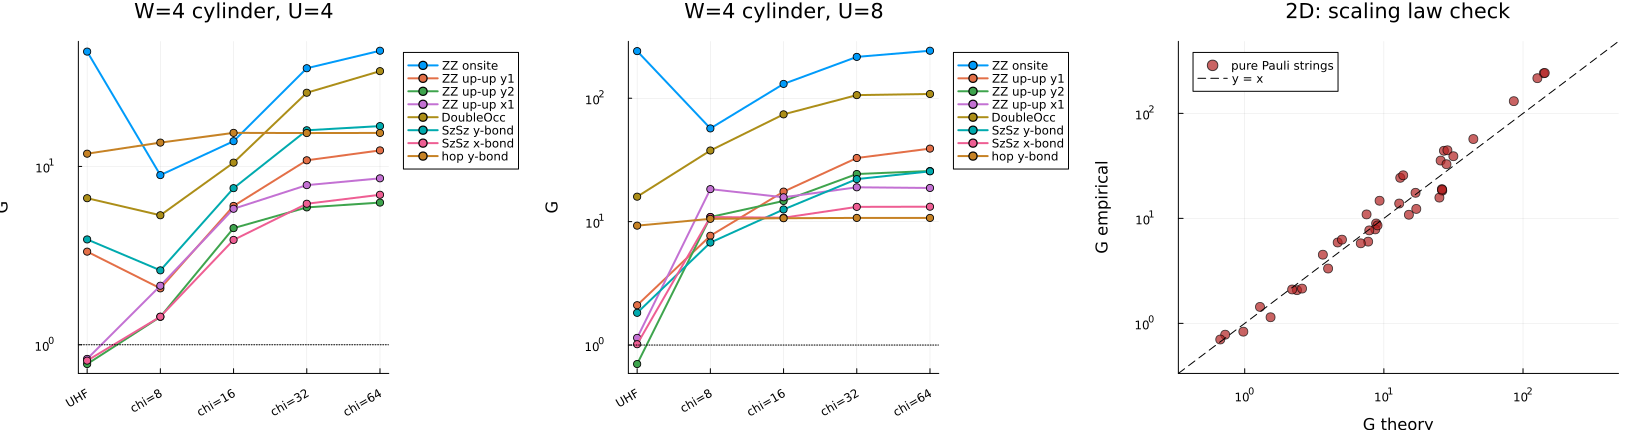

Recreate this plot in Julia.
# ============================================================
# CRMシャドウの2D拡張 (W=4 ハバードシリンダー, UHF prior vs 切断MPS prior)
#
# 問い:
#  (1) 「局所利得は prior の局所誤差 Δ だけで決まる」法則は2Dでも成立するか
#  (2) 2Dで安価な prior (UHF平均場, O(N³)) は χ制限MPS prior にどこまで匹敵するか
#
# 設計:
#  - 4 x Lx シリンダー (y周期, x開放), スネークJW順序 site s=(x-1)W+y,
#    qubit qup(s)=2s-1, qdn(s)=2s
#  - 参照状態 ρ: DMRG chi=192 (固定参照。完全収束基底状態である必要はない)
#  - prior: (a) ρの切断MPS chi=8..64, (b) UHF (Néel初期値の自己無撞着平均場)
#  - ★UHF prior の厳密古典側は Wick の定理で閉形式:
#      <Z_q> = 1-2n_q
#      <Z_q Z_q'> = (1-2n)(1-2n') - 4C_{ss'}²  (同スピン; 異スピンは積)
#      <(XZX+YZY)/2> = 2 C_{ss'}               (JW隣接ボンド)
#    → MPS化不要。局所Pauliの prior 側は基底一致 × 3^|A| <P>_σ のみ
#  - 検証: U=0 で DMRGエネルギー vs 厳密自由フェルミオン、
#    Wick期待値 vs DMRG期待値 (ハミルトニアン/JW/C行列/Wick式を一括検証)
#  - 観測量は中央サイト周りの連続窓 (~10 qubits) に配置し窓サンプリング
#
# 実行方法:
#  JULIA_LOAD_PATH="@:@v#.#:@stdlib" julia --project=Hubbard_MPS_Env_v2 crm_2d_cylinder.jl
# ============================================================

using ITensors, ITensorMPS
using LinearAlgebra
using Statistics
using Printf
using Random

# ------------------------------------------------------------
# 0. 格子
# ------------------------------------------------------------
const W  = 4
const LX = 8
sidx(x, y) = (x - 1) * W + y
qup(s) = 2s - 1
qdn(s) = 2s

# シリンダーのボンドリスト (site index ペア)
function cyl_edges(Lx, W)
    edges = Tuple{Int,Int}[]
    for x in 1:Lx, y in 1:W
        s = sidx(x, y)
        x < Lx && push!(edges, (s, sidx(x+1, y)))
        push!(edges, (s, sidx(x, y == W ? 1 : y + 1)))
    end
    return edges
end

# ------------------------------------------------------------
# 1. DMRG参照状態
# ------------------------------------------------------------
function hubbard_cyl_mpo(sites, Lx, W, t, U, mu)
    os = OpSum()
    for (s, s2) in cyl_edges(Lx, W)
        for (qa, qb) in ((qup(s), qup(s2)), (qdn(s), qdn(s2)))
            os += -t, "Cdag", qa, "C", qb
            os += -t, "Cdag", qb, "C", qa
        end
    end
    for s in 1:Lx*W
        os += U, "N", qup(s), "N", qdn(s)
        os += -mu, "N", qup(s)
        os += -mu, "N", qdn(s)
    end
    return MPO(os, sites)
end

function ground_state_cyl(Lx, W, t, U, mu; chi_max=192, nsweeps=10)
    N = 2 * Lx * W
    sites = siteinds("Fermion", N; conserve_qns=true)
    H = hubbard_cyl_mpo(sites, Lx, W, t, U, mu)
    # Néel初期状態: (x+y)偶 -> up占有, 奇 -> dn占有
    init = fill("Emp", N)
    for x in 1:Lx, y in 1:W
        s = sidx(x, y)
        init[iseven(x + y) ? qup(s) : qdn(s)] = "Occ"
    end
    ψ0 = productMPS(sites, init)
    maxdims = min.(chi_max, [20, 50, 100, 150, chi_max, chi_max, chi_max, chi_max, chi_max, chi_max])[1:nsweeps]
    noise = [1e-6, 1e-6, 1e-7, 1e-8, 1e-9, 0, 0, 0, 0, 0][1:nsweeps]
    E, ψ = dmrg(H, ψ0; nsweeps, maxdim=maxdims, cutoff=1e-9, noise, outputlevel=1)
    return E, ψ
end

# ------------------------------------------------------------
# 2. UHF平均場 + Wick期待値
# ------------------------------------------------------------
function hopping_matrix(Lx, W, t)
    n = Lx * W
    T = zeros(n, n)
    for (s, s2) in cyl_edges(Lx, W)
        T[s, s2] = T[s2, s] = -t
    end
    return T
end

function solve_uhf(Lx, W, t, U; Nup, Ndn, iters=800, tol=1e-10)
    n = Lx * W
    T = hopping_matrix(Lx, W, t)
    nup = zeros(n); ndn = zeros(n)
    for x in 1:Lx, y in 1:W
        s = sidx(x, y)
        nup[s] = 0.5 + 0.4 * (-1)^(x + y)
        ndn[s] = 0.5 - 0.4 * (-1)^(x + y)
    end
    nup .*= Nup / sum(nup); ndn .*= Ndn / sum(ndn)
    local Fu, Fd
    for it in 1:iters
        Fu = eigen(Symmetric(T + diagm(U .* ndn)))
        Fd = eigen(Symmetric(T + diagm(U .* nup)))
        new_up = vec(sum(abs2, Fu.vectors[:, 1:Nup]; dims=2))
        new_dn = vec(sum(abs2, Fd.vectors[:, 1:Ndn]; dims=2))
        if max(maximum(abs.(new_up .- nup)), maximum(abs.(new_dn .- ndn))) < tol
            nup, ndn = new_up, new_dn
            break
        end
        nup = 0.5 .* new_up .+ 0.5 .* nup
        ndn = 0.5 .* new_dn .+ 0.5 .* ndn
    end
    Φu = Fu.vectors[:, 1:Nup]; Φd = Fd.vectors[:, 1:Ndn]
    Cu = Φu * Φu'; Cd = Φd * Φd'
    E = tr(T * Cu) + tr(T * Cd) + U * sum(diag(Cu) .* diag(Cd))
    return (nup=diag(Cu), ndn=diag(Cd), Cu=Cu, Cd=Cd, E=E)
end

site_spin(q) = (div(q + 1, 2), isodd(q) ? 1 : 2)   # spin 1=up, 2=dn

# 1つのPauli項のUHF期待値 (Wickの定理; 本スクリプトの観測量クラスのみ対応)
function wick_term(sup::Vector{Tuple{Int,Int}}, uhf)
    isempty(sup) && return 1.0
    ps = [a for (_, a) in sup]
    if all(==(3), ps)
        ss = [site_spin(q) for (q, _) in sup]
        nval(s, σ) = σ == 1 ? uhf.nup[s] : uhf.ndn[s]
        if length(ss) == 1
            (s, σ) = ss[1]
            return 1 - 2nval(s, σ)
        elseif length(ss) == 2
            (s1, σ1), (s2, σ2) = ss
            z = (1 - 2nval(s1, σ1)) * (1 - 2nval(s2, σ2))
            if σ1 == σ2
                Cm = σ1 == 1 ? uhf.Cu : uhf.Cd
                return z - 4 * Cm[s1, s2]^2
            else
                return z
            end
        end
        error("wick_term: unsupported Z-string length $(length(ss))")
    elseif length(sup) == 3 && (ps == [1, 3, 1] || ps == [2, 3, 2])
        (s1, σ1) = site_spin(sup[1][1]); (s2, σ2) = site_spin(sup[3][1])
        @assert σ1 == σ2
        Cm = σ1 == 1 ? uhf.Cu : uhf.Cd
        return 2 * Cm[s1, s2]      # 数保存状態ではXZXもYZYも同値
    end
    error("wick_term: unsupported term $(sup)")
end

# ------------------------------------------------------------
# 3. MPS機構 (crm_mps_scaling.jl と同一の検証済みコード)
# ------------------------------------------------------------
function site_matrices(ψo::MPS, j::Int)
    N = length(ψo); ss = siteinds(ψo); ls = linkinds(ψo)
    if j == 1
        A = Array(ψo[j], ss[j], ls[j])
        return (reshape(A[1, :], 1, :), reshape(A[2, :], 1, :))
    elseif j == N
        A = Array(ψo[j], ls[j-1], ss[j])
        return (reshape(A[:, 1], :, 1), reshape(A[:, 2], :, 1))
    else
        A = Array(ψo[j], ls[j-1], ss[j], ls[j])
        return (Matrix(A[:, 1, :]), Matrix(A[:, 2, :]))
    end
end

extract_tensors(ψ::MPS) = (ψo = orthogonalize(ψ, 1); [site_matrices(ψo, j) for j in 1:length(ψo)])

function extract_window(ψ::MPS, q1::Int, q2::Int)
    ψo = orthogonalize(ψ, q1)
    tens = [site_matrices(ψo, j) for j in q1:q2]
    C1, C2 = tens[1]
    pl = vec(sum(abs2, C1; dims=2) .+ sum(abs2, C2; dims=2))
    pl ./= sum(pl)
    return tens, cumsum(pl)
end

function product_op_expect(tens, ops::Dict{Int,Matrix{ComplexF64}})
    Lenv = ones(ComplexF64, 1, 1)
    for j in 1:length(tens)
        O = get(ops, j, nothing)
        A1, A2 = tens[j]
        if O === nothing
            Lenv = A1' * Lenv * A1 .+ A2' * Lenv * A2
        else
            Lenv = O[1,1] .* (A1' * Lenv * A1) .+ O[1,2] .* (A1' * Lenv * A2) .+
                   O[2,1] .* (A2' * Lenv * A1) .+ O[2,2] .* (A2' * Lenv * A2)
        end
    end
    return real(Lenv[1,1])
end

const SIGMA  = (ComplexF64[0 1; 1 0], ComplexF64[0 -im; im 0], ComplexF64[1 0; 0 -1])
const UBASIS = (ComplexF64[1 1; 1 -1]/sqrt(2), ComplexF64[1 -im; 1 im]/sqrt(2),
                ComplexF64[1 0; 0 1])
const DVAL = ntuple(β -> ntuple(a -> real.(diag(UBASIS[β]*SIGMA[a]*UBASIS[β]')), 3), 3)

make_rot_buffers(tens) = [(zeros(ComplexF64, size(t[1])), zeros(ComplexF64, size(t[2]))) for t in tens]

function rotate!(rot, tens, basis)
    for j in 1:length(tens)
        u = UBASIS[basis[j]]
        A1, A2 = tens[j]
        rot[j][1] .= u[1,1] .* A1 .+ u[1,2] .* A2
        rot[j][2] .= u[2,1] .* A1 .+ u[2,2] .* A2
    end
end

function sample_bits!(bits::Vector{Int}, rot, vbuf, wbuf, cum_pl)
    Nw = length(rot)
    chil = length(cum_pl)
    l = chil == 1 ? 1 : searchsortedfirst(cum_pl, rand())
    v = vbuf
    @inbounds for k in 1:chil; v[k] = 0; end
    v[l] = 1.0 + 0im
    vlen = chil
    for j in 1:Nw
        wlen = size(rot[j][1], 2)
        w0 = view(wbuf, 1:wlen); w1 = view(wbuf, wlen+1:2wlen)
        mul!(w0, transpose(rot[j][1]), view(v, 1:vlen))
        mul!(w1, transpose(rot[j][2]), view(v, 1:vlen))
        p0 = real(dot(w0, w0)); p1 = real(dot(w1, w1))
        b = rand() * (p0 + p1) < p0 ? 0 : 1
        bits[j] = b
        src = b == 0 ? w0 : w1
        nrm = sqrt(b == 0 ? p0 : p1)
        @inbounds for k in 1:wlen; v[k] = src[k] / nrm; end
        vlen = wlen
    end
    return bits
end

# ------------------------------------------------------------
# 4. 観測量 (中央サイト s0=(Lx/2, 2) 周りの窓に配置)
# ------------------------------------------------------------
struct Term
    coeff::Float64
    sup::Vector{Tuple{Int,Int}}
end
struct Obs
    name::String
    terms::Vector{Term}
    pure::Bool
end

term_matrixdict(t::Term) = Dict{Int,Matrix{ComplexF64}}(q => SIGMA[a] for (q,a) in t.sup)

function build_observables_2d(Lx, W)
    s0 = sidx(Lx ÷ 2, 2)
    sy1 = s0 + 1          # y方向隣 (同列)
    sy2 = s0 + 2          # y方向距離2 (リング対面)
    sx1 = s0 + W          # x方向隣 (次列)
    obs = Obs[]
    push!(obs, Obs("ZZ onsite",   [Term(1.0, [(qup(s0),3),(qdn(s0),3)])], true))
    push!(obs, Obs("ZZ up-up y1", [Term(1.0, [(qup(s0),3),(qup(sy1),3)])], true))
    push!(obs, Obs("ZZ up-up y2", [Term(1.0, [(qup(s0),3),(qup(sy2),3)])], true))
    push!(obs, Obs("ZZ up-up x1", [Term(1.0, [(qup(s0),3),(qup(sx1),3)])], true))
    push!(obs, Obs("DoubleOcc",
        [Term(0.25, Tuple{Int,Int}[]), Term(-0.25, [(qup(s0),3)]),
         Term(-0.25, [(qdn(s0),3)]),  Term(0.25, [(qup(s0),3),(qdn(s0),3)])], false))
    push!(obs, Obs("SzSz y-bond",
        [Term( 1/16, [(qup(s0),3),(qup(sy1),3)]), Term(-1/16, [(qup(s0),3),(qdn(sy1),3)]),
         Term(-1/16, [(qdn(s0),3),(qup(sy1),3)]), Term( 1/16, [(qdn(s0),3),(qdn(sy1),3)])], false))
    push!(obs, Obs("SzSz x-bond",
        [Term( 1/16, [(qup(s0),3),(qup(sx1),3)]), Term(-1/16, [(qup(s0),3),(qdn(sx1),3)]),
         Term(-1/16, [(qdn(s0),3),(qup(sx1),3)]), Term( 1/16, [(qdn(s0),3),(qdn(sx1),3)])], false))
    push!(obs, Obs("hop y-bond",
        [Term(0.5, [(qup(s0),1),(qdn(s0),3),(qup(sy1),1)]),
         Term(0.5, [(qup(s0),2),(qdn(s0),3),(qup(sy1),2)])], false))
    return obs
end

obs_support(obs) = (minimum(q for o in obs for t in o.terms for (q,_) in t.sup),
                    maximum(q for o in obs for t in o.terms for (q,_) in t.sup))

shift_obs(obs, off) = [Obs(o.name,
    [Term(t.coeff, [(q - off, a) for (q, a) in t.sup]) for t in o.terms], o.pure) for o in obs]

function estimate_obs(o::Obs, basis::Vector{Int}, bits::Vector{Int})
    x = 0.0
    for t in o.terms
        v = t.coeff
        for (q, a) in t.sup
            v *= 3.0 * DVAL[basis[q]][a][bits[q]+1]
            v == 0.0 && break
        end
        x += v
    end
    return x
end

function exact_prior_mean(o::Obs, basis::Vector{Int}, Pσ::Vector{Float64})
    m = 0.0
    for (ti, t) in enumerate(o.terms)
        ok = all(basis[q] == a for (q, a) in t.sup)
        ok || continue
        m += t.coeff * 3.0^length(t.sup) * Pσ[ti]
    end
    return m
end

theory_var(absA, P, Δ, nu, nm) = (((3.0^absA - 1)*P^2 + 3.0^absA*(1-P^2)/nm)/nu,
                                  ((3.0^absA - 1)*Δ^2 + 3.0^absA*(1-P^2)/nm)/nu)

function run_locals(wtens, cum_pl, obs_w, Pσ_all, trOσ_all; nu, nm, n_repeat, seed)
    Random.seed!(seed)
    Nw = length(wtens); nobs = length(obs_w); np = length(Pσ_all)
    chimax = max(length(cum_pl), maximum(size(t[1], 2) for t in wtens))
    rot = make_rot_buffers(wtens)
    vbuf = zeros(ComplexF64, chimax + 1); wbuf = zeros(ComplexF64, 2chimax + 2)
    bits = zeros(Int, Nw)
    est_std = zeros(n_repeat, nobs); est_crm = zeros(n_repeat, nobs, np)
    xs = zeros(nobs)
    for rep in 1:n_repeat
        acc_s = zeros(nobs); acc_c = zeros(nobs, np)
        for _ in 1:nu
            basis = rand(1:3, Nw)
            rotate!(rot, wtens, basis)
            fill!(xs, 0.0)
            for _ in 1:nm
                sample_bits!(bits, rot, vbuf, wbuf, cum_pl)
                for k in 1:nobs
                    xs[k] += estimate_obs(obs_w[k], basis, bits)
                end
            end
            for k in 1:nobs
                mρ = xs[k] / nm
                acc_s[k] += mρ
                for p in 1:np
                    acc_c[k, p] += mρ - exact_prior_mean(obs_w[k], basis, Pσ_all[p][k])
                end
            end
        end
        est_std[rep, :] .= acc_s ./ nu
        for p in 1:np, k in 1:nobs
            est_crm[rep, k, p] = acc_c[k, p] / nu + trOσ_all[p][k]
        end
    end
    return est_std, est_crm
end

# ------------------------------------------------------------
# 5. 検証 (U=0): DMRG vs 厳密自由フェルミオン vs Wick
# ------------------------------------------------------------
# 検証は W=4 x Lx=2 (16 qubits) で行う: 中央カットのSchmidtランク上限が
# 2^8=256 なので chi=256 のMPSは厳密。DMRG収束性ではなく
# JW順序・シリンダー結合・C行列対応・Wick式の整合性を機械精度で検証する。
function validate_u0()
    t = 1.0
    Lxv = 2
    n = Lxv * W; Nup = n ÷ 2; Ndn = n ÷ 2
    T = hopping_matrix(Lxv, W, t)
    ε = sort(eigvals(Symmetric(T)))
    E_free = 2 * sum(ε[1:Nup])
    @printf("  [check] free-fermion E = %.8f  (gap at Fermi level: %.4f)\n",
            E_free, ε[Nup+1] - ε[Nup]); flush(stdout)

    BLAS.set_num_threads(4)
    E_dmrg, ψ = ground_state_cyl(Lxv, W, t, 0.0, 0.0; chi_max=256, nsweeps=10)
    BLAS.set_num_threads(1)
    @printf("  [check] E_DMRG(U=0) = %.8f  (diff %.2e)\n", E_dmrg, abs(E_dmrg - E_free))
    @assert abs(E_dmrg - E_free) < 1e-6

    # U=0ではUHF(=RHF)が厳密 → Wick期待値 vs DMRG期待値
    uhf = solve_uhf(Lxv, W, t, 0.0; Nup, Ndn)
    tens = extract_tensors(ψ)
    obs = build_observables_2d(Lxv, W)
    maxdiff = 0.0
    for o in obs
        v_dmrg = sum(tm.coeff * product_op_expect(tens, term_matrixdict(tm)) for tm in o.terms)
        v_wick = sum(tm.coeff * wick_term(tm.sup, uhf) for tm in o.terms)
        d = abs(v_dmrg - v_wick); maxdiff = max(maxdiff, d)
        @printf("  [check] %-12s DMRG=%9.5f  Wick=%9.5f  (diff %.1e)\n",
                o.name, v_dmrg, v_wick, d)
        @assert d < 1e-4 "$(o.name) mismatch"
    end
    println("  [check] all U=0 validations passed (maxdiff $(round(maxdiff, sigdigits=2)))")
    flush(stdout)
end

# ------------------------------------------------------------
# 6. メイン
# ------------------------------------------------------------
function main()
    t = 1.0
    chi_priors = [8, 16, 32, 64]
    prior_labels = vcat("UHF", ["chi=$c" for c in chi_priors])
    nu, nm, n_repeat = 50, 100, 50
    n = LX * W; Nup = n ÷ 2; Ndn = n ÷ 2

    println("=== validation (U=0, $(W)x2 cylinder, exact MPS) ==="); flush(stdout)
    validate_u0()

    rows = []
    for U in [4.0, 8.0]
        println("\n", "="^70)
        @printf("W=%d x Lx=%d cylinder (N=%d qubits), U=%.1f, half-filling\n", W, LX, 2n, U)
        flush(stdout)

        tstart = time()
        BLAS.set_num_threads(4)
        E, ψ = ground_state_cyl(LX, W, t, U, U/2; chi_max=192, nsweeps=10)
        BLAS.set_num_threads(1)
        @printf("  DMRG(chi=192): E0=%.6f  maxlinkdim=%d  (%.0fs)\n", E, maxlinkdim(ψ), time()-tstart)
        flush(stdout)

        uhf = solve_uhf(LX, W, t, U; Nup, Ndn)
        @printf("  UHF: E=%.6f  (E_UHF - E_DMRG = %.4f, staggered m=%.3f)\n",
                uhf.E, uhf.E - E, abs(uhf.nup[sidx(LX÷2,2)] - uhf.ndn[sidx(LX÷2,2)])/2)
        flush(stdout)

        exp_tens = extract_tensors(ψ)
        obs = build_observables_2d(LX, W)
        q1, q2 = obs_support(obs)
        obs_w = shift_obs(obs, q1 - 1)
        wtens, cum_pl = extract_window(ψ, q1, q2)
        @printf("  sampling window: qubits [%d, %d] (%d of %d)\n", q1, q2, q2-q1+1, 2n)

        Pρ = [[product_op_expect(exp_tens, term_matrixdict(tm)) for tm in o.terms] for o in obs]
        Otrue = [sum(tm.coeff * Pρ[k][ti] for (ti, tm) in enumerate(obs[k].terms)) for k in 1:length(obs)]

        # priors: UHF (Wick) + 切断MPS
        Pσ_all = Vector{Vector{Vector{Float64}}}(); trOσ_all = Vector{Vector{Float64}}()
        fids = Float64[]
        push!(Pσ_all, [[wick_term(tm.sup, uhf) for tm in o.terms] for o in obs])
        push!(trOσ_all, [sum(tm.coeff * Pσ_all[1][k][ti] for (ti, tm) in enumerate(obs[k].terms)) for k in 1:length(obs)])
        push!(fids, NaN)   # UHFのグローバル忠実度は未計算 (局所Δで評価)
        for chi_p in chi_priors
            σ = truncate(ψ; maxdim=chi_p); normalize!(σ)
            push!(fids, abs2(inner(σ, ψ)))
            st = extract_tensors(σ)
            Pσ = [[product_op_expect(st, term_matrixdict(tm)) for tm in o.terms] for o in obs]
            push!(Pσ_all, Pσ)
            push!(trOσ_all, [sum(tm.coeff * Pσ[k][ti] for (ti, tm) in enumerate(obs[k].terms)) for k in 1:length(obs)])
        end
        @printf("  MPS prior fidelities: %s\n",
                join([@sprintf("chi=%d: %.4f", c, f) for (c, f) in zip(chi_priors, fids[2:end])], ",  "))
        flush(stdout)

        tstart = time()
        est_std, est_crm = run_locals(wtens, cum_pl, obs_w, Pσ_all, trOσ_all;
                                      nu, nm, n_repeat, seed=2000 + round(Int, 10U))
        @printf("  local-observable run: %.0fs\n", time()-tstart); flush(stdout)

        @printf("\n  %-12s %9s |", "observable", "true")
        for lab in prior_labels; @printf(" %8s", "G($lab)"); end
        println()
        for (k, o) in enumerate(obs)
            v_std = var(est_std[:, k])
            @printf("  %-12s %9.4f |", o.name, Otrue[k])
            for (p, lab) in enumerate(prior_labels)
                G = v_std / var(est_crm[:, k, p])
                @printf(" %8.2f", G)
                Δ = Otrue[k] - trOσ_all[p][k]
                G_theo = NaN
                if o.pure
                    vs, vc = theory_var(length(o.terms[1].sup), Otrue[k], Δ, nu, nm)
                    G_theo = vs / vc
                end
                push!(rows, (U, lab, o.name, o.pure, Otrue[k], Δ, fids[p], G, G_theo))
            end
            println()
        end
        # Δの比較表 (UHF vs MPS priors)
        @printf("\n  %-12s |", "Delta")
        for lab in prior_labels; @printf(" %8s", lab); end
        println()
        for (k, o) in enumerate(obs)
            @printf("  %-12s |", o.name)
            for p in 1:length(prior_labels)
                @printf(" %8.4f", Otrue[k] - trOσ_all[p][k])
            end
            println()
        end
        flush(stdout)
    end

    out = joinpath(@__DIR__, "crm_2d_results.tsv")
    open(out, "w") do io
        println(io, "U\tprior\tobservable\tpure\ttrue\tDelta\tprior_fid\tG_emp\tG_theo")
        for r in rows; println(io, join(r, "\t")); end
    end
    println("\nresults saved: $out"); flush(stdout)
    return rows, prior_labels
end

rows, prior_labels = main()

# ------------------------------------------------------------
# 7. プロット
# ------------------------------------------------------------
using Plots

function gain_panel(rows, U, prior_labels)
    p = plot(xlabel="prior", ylabel="G", yscale=:log10, legend=:outertopright,
             title=@sprintf("W=4 cylinder, U=%.0f", U),
             xticks=(1:length(prior_labels), prior_labels), xrotation=30)
    for name in unique(r[3] for r in rows if r[1] == U)
        g = [only([r[8] for r in rows if r[1]==U && r[2]==lab && r[3]==name])
             for lab in prior_labels]
        plot!(p, 1:length(prior_labels), g, marker=:circle, lw=2, label=name)
    end
    hline!(p, [1.0], color=:black, ls=:dot, label="")
    return p
end

p1 = gain_panel(rows, 4.0, prior_labels)
p2 = gain_panel(rows, 8.0, prior_labels)

gx = [r[9] for r in rows if r[4] && !isnan(r[9])]
gy = [r[8] for r in rows if r[4] && !isnan(r[9])]
lims = (0.5*min(minimum(gx), minimum(gy)), 2*max(maximum(gx), maximum(gy)))
p3 = scatter(gx, gy, xscale=:log10, yscale=:log10, xlims=lims, ylims=lims,
             color=:firebrick, ms=5, alpha=0.7, label="pure Pauli strings",
             xlabel="G theory", ylabel="G empirical", title="2D: scaling law check")
plot!(p3, [lims...], [lims...], color=:black, ls=:dash, label="y = x")

final = plot(p1, p2, p3, layout=(1,3), size=(1650, 430), margin=6Plots.mm)
outpng = joinpath(@__DIR__, "crm_2d_cylinder.png")
savefig(final, outpng)
println("figure saved: $outpng")
